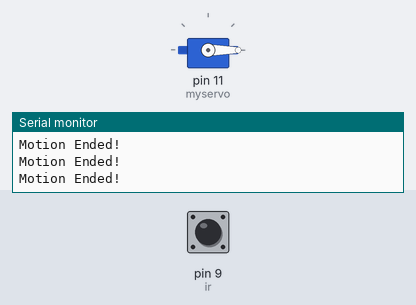
This sketch was run on a simulated Arduino Uno, built with avr-gcc and run on an emulated ATmega328P. On the bench: servo, the last lines printed to the serial monitor. The test bench sets the inputs (shaded band); at power-on: pin 9 (ir) LOW.

Above: at 1.2 s.
1.3 s: pin 9 (ir) driven HIGH
At 1.8 s:
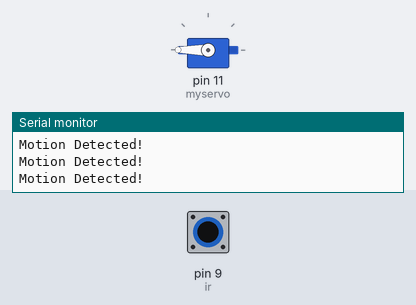
2.8 s: pin 9 (ir) driven LOW
At 4.2 s:
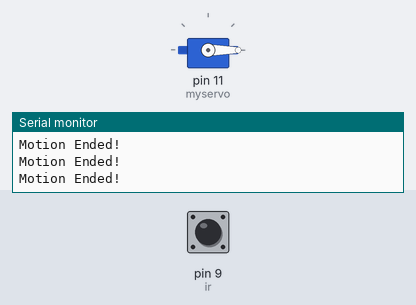
5.8 s: pin 9 (ir) pulsed HIGH 2 times (0.12 s each, 0.3 s apart)
At 6.01 s:
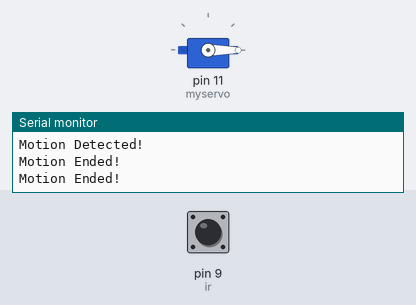
9.4 s: pin 9 (ir) pulsed HIGH 5 times (0.12 s each, 0.3 s apart)
At 12.0 s:
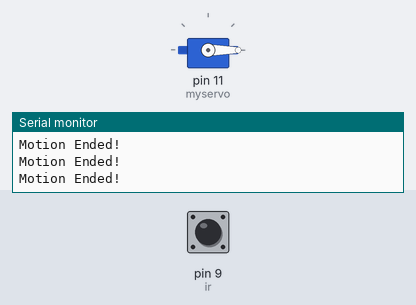
Timing chart, 0 to 13.5 s (numbered marks = the images above; inputs shaded):
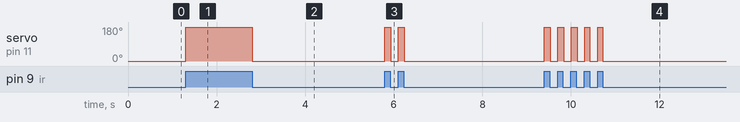

Measured:
- after the input at 1.3 s, servo on pin 11 (myservo): 0° → 180° at once
- after the input at 2.8 s, servo on pin 11 (myservo): 180° → 0° at once
- after the input at 5.8 s, servo on pin 11 (myservo): alternates 180° for 0.13 s and 0° for 0.17 s, 4 changes in all, then stays 0°, starting at once
- after the input at 9.4 s, servo on pin 11 (myservo): alternates 180° for 0.13 s and 0° for 0.17 s, 10 changes in all, then stays 0°, starting at once

The sketch:

capteur_ir.ino
```cpp
#include <Servo.h>
#define ir 9
Servo myservo;
int IR;


void setup() {
  Serial.begin(9600);
  myservo.attach(11);
  pinMode(ir, INPUT);                     // IR Sensor pin INPUT
}

void loop() {
  IR = digitalRead(ir); // Set the GPIO as Input
  if (IR == 1) // Check if the pin high or not
  {
    // if the pin is high turn off the onboard Led
    myservo.write(180);
    Serial.println("Motion Detected!"); // print Motion Detected! on the serial monitor window
    delay(15);
  }
  else  {
    //else turn on the onboard LED
    myservo.write(0);
    Serial.println("Motion Ended!"); // print Motion Ended! on the serial monitor window
    delay(15);
  }
}
```
